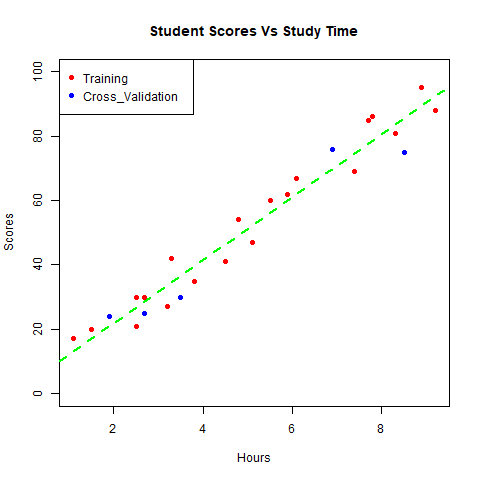

Source code (R):
#Downloading data from URL
URL<-"https://raw.githubusercontent.com/AdiPersonalWorks/Random/master/student_scores%20-%20student_scores.csv"
download.file(URL,"./Score11.csv",method="curl")
#Storing Data in a variable
Student_Score<-read.csv("Score11.csv",header=TRUE,stringsAsFactors=FALSE)
head(Student_Score)
#Shuffling the rows of the dataset
set.seed(2)
Shuffle<-sample(nrow(Student_Score))
Student_Score<-Student_Score[Shuffle,]
head(Student_Score)
#Finding Correlation between dependent and independent variable
cor(Student_Score$Hours,Student_Score$Scores)
#Top 80% rows are taken as training data
train_data<-head(Student_Score,n=0.8*nrow(Student_Score))
print(train_data)
#Bottom 20% rows are taken as Cross Validation data
Cross_Val_data<-tail(Student_Score,n=0.2*nrow(Student_Score))
print(Cross_Val_data)
#Plotting the data
with(train_data,
plot(Hours,Scores,xlab="Hours",col="red",ylab="Scores",pch=16,main="Student Scores Vs Study Time",ylim=c(0,100)),xlim=c(0,10))
with(Cross_Val_data,points(Hours,Scores,col="blue",pch=16))
legend("topleft",legend=c("Training","Cross_Validation"),col=c("red","blue"),pch=16)
#Running the linear regression modelling function
model<-lm(formula=Scores~Hours,data=Student_Score)
print(model)
summary(model)
#obtaining coefficients As : y=(beta1)x+beta2
list1<-coef(model)
Intercept<-list1[[1]]
print(Intercept)
Hour<-list1[[2]]
print(Hour)
#Plotting the regression line
abline(Intercept,Hour,lwd=2.5,lty=2,col="green")
#Copying the plot to a seperate .png file
dev.copy(png,"Intern.png")
dev.off()
#Predicting result to calculate metrics
Train_predicted <- predict(model, train_data)
print(Train_predicted)
Cross_Val_predicted <- predict(model, Cross_Val_data)
print(Cross_Val_predicted)
Train_ActVsPred<-data.frame(cbind(train_data$Scores,Train_predicted))
print(Train_ActVsPred)
CV_ActVsPred<-data.frame(cbind(Cross_Val_data$Scores,Cross_Val_predicted))
print(CV_ActVsPred)
#Calculating Metrics for training and Cross Validation data
Mean_Squared_Error<-0
Mean_Absolute_Error<-0
for(i in seq(1,length(Train_predicted)))
{
dif<-Train_predicted[[i]]-train_data[[i]]
dif<-dif**2
dif1<-abs(Train_predicted[[i]]-train_data[[i]])
Mean_Absolute_Error<-Mean_Absolute_Error+dif1
Mean_Squared_Error<-Mean_Squared_Error+dif
}
Mean_Squared_Error<-Mean_Squared_Error/length(Train_predicted)
print(Mean_Squared_Error)
Root_Mean_Squared_Error<-Mean_Squared_Error**(0.5)
print(Root_Mean_Squared_Error)
Mean_Absolute_Error<-Mean_Absolute_Error/length(Train_predicted)
print(Mean_Absolute_Error)
#R^2 value
summary(model)$r.squared
#Adjusted R^2 value
summary(model)$adj.r.squared
#P value
summary(model)$coefficients[,4]
CVMean_Squared_Error<-0
CVMean_Absolute_Error<-0
for(i in seq(1,length(Cross_Val_predicted)))
{
dif<-Cross_Val_predicted[[i]]-Cross_Val_data$Scores[[i]]
dif<-dif**2
dif1<-abs(Cross_Val_predicted[[i]]-Cross_Val_data$Scores[[i]])
CVMean_Absolute_Error<-CVMean_Absolute_Error+dif1
CVMean_Squared_Error<-CVMean_Squared_Error+dif
}
CVMean_Squared_Error<-CVMean_Squared_Error/length(Cross_Val_predicted)
print(CVMean_Squared_Error)
CVRoot_Mean_Squared_Error<-CVMean_Squared_Error**(0.5)
print(CVRoot_Mean_Squared_Error)
CVMean_Absolute_Error<-CVMean_Absolute_Error/length(Cross_Val_predicted)
print(CVMean_Absolute_Error)
#Predicting results for test data
test<-data.frame(Hours=9.25)
Pred_result<-predict(model,test)
print(Pred_result)

